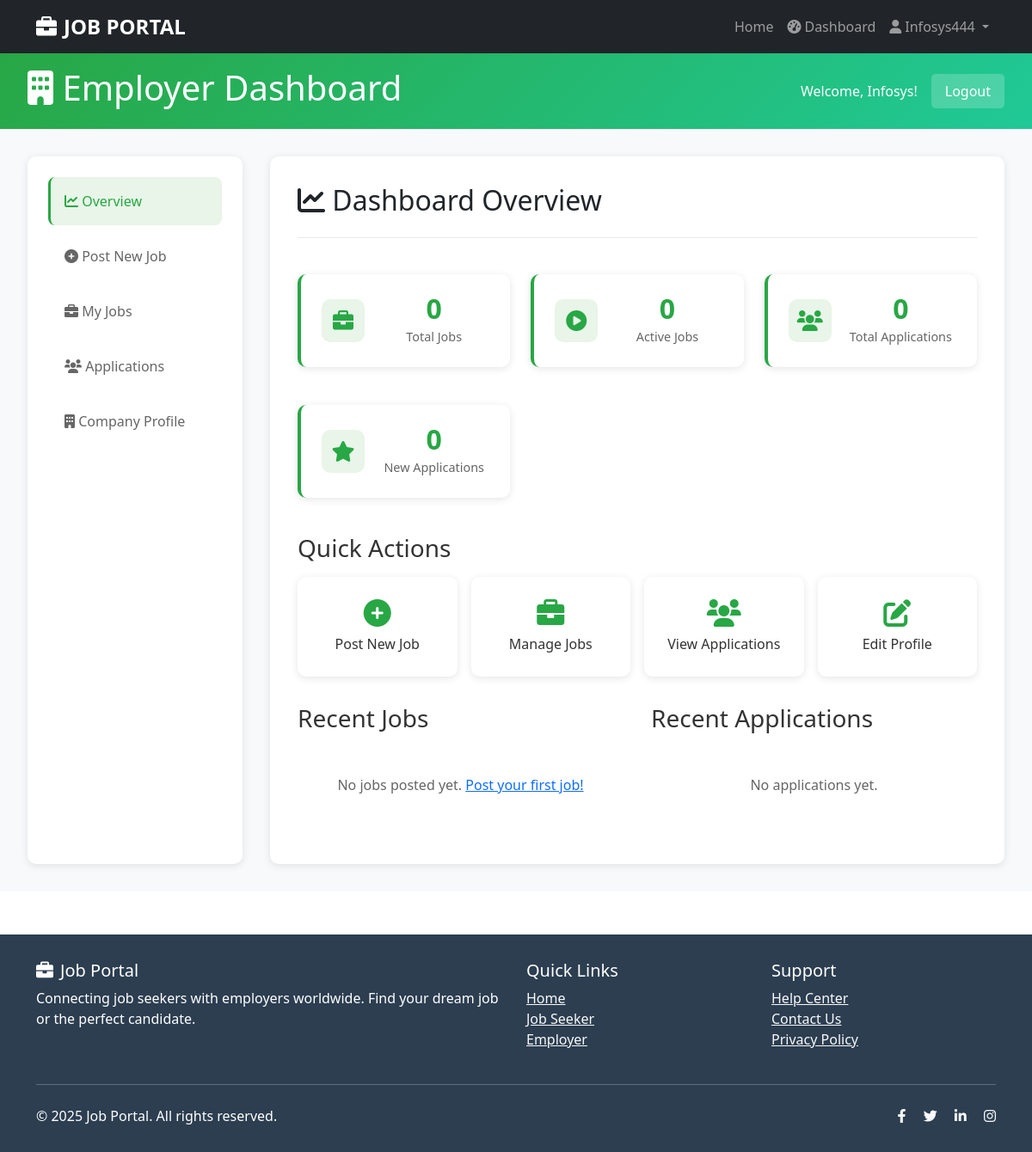
The page /users/dashboard/employer/ (signed in) on the database as committed earlier.
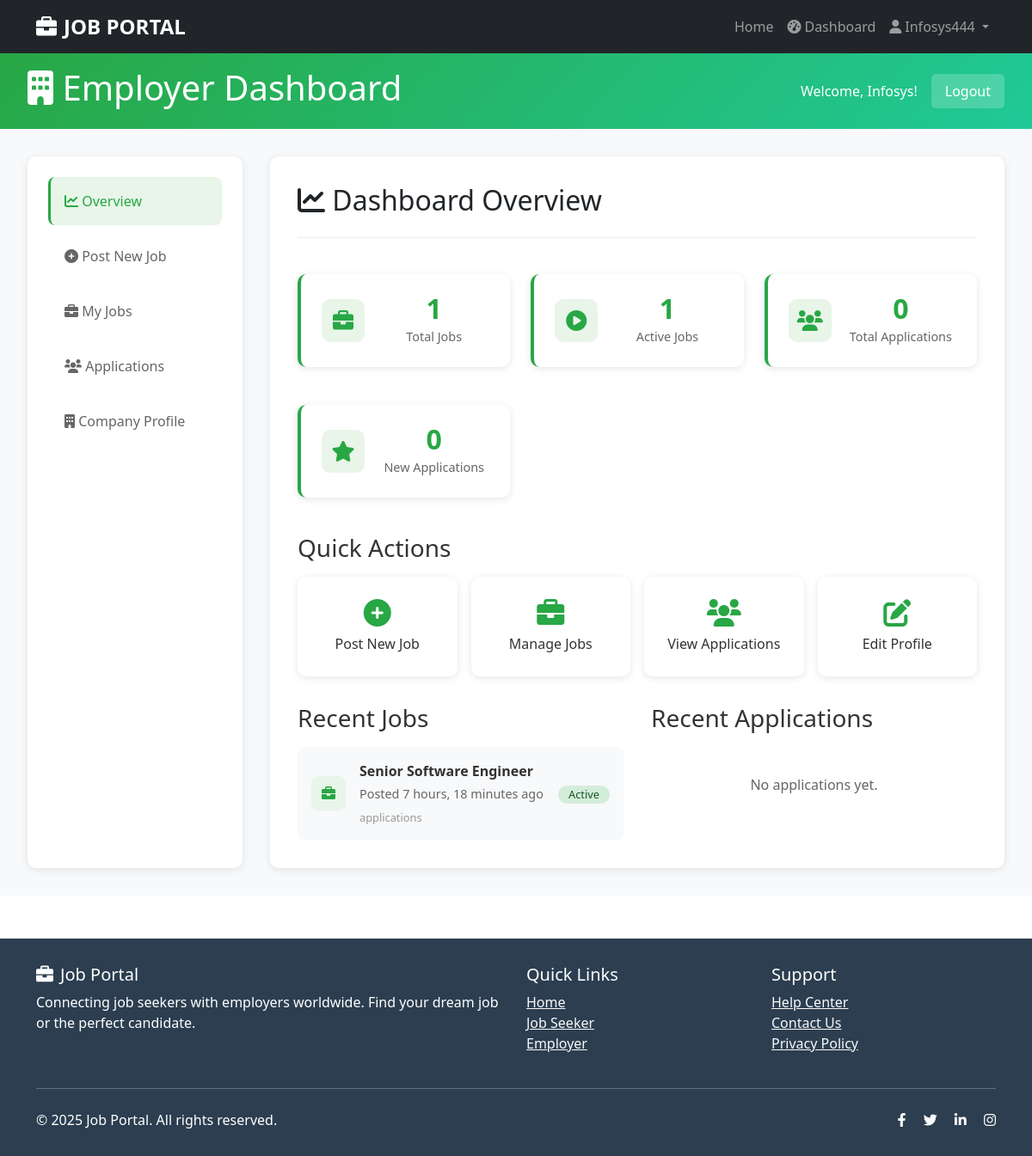
The same page on the database as committed later.
### jobs/models.py (models this page shows, shortened)
class Job(models.Model):
    JOB_TYPE_CHOICES = (
        ('full_time', 'Full Time'),
        ('part_time', 'Part Time'),
        ('contract', 'Contract'),
        ('internship', 'Internship'),
        ('remote', 'Remote'),
    )
    EXPERIENCE_LEVEL_CHOICES = (
        ('entry', 'Entry Level'),
        ('mid', 'Mid Level'),
        ('senior', 'Senior Level'),
    )
    employer = models.ForeignKey('users.Employer', on_delete=models.CASCADE)  # Use string reference
    title = models.CharField(max_length=200)
    department = models.CharField(max_length=100)
    location = models.CharField(max_length=100)
    job_type = models.CharField(max_length=20, choices=JOB_TYPE_CHOICES)
    experience_level = models.CharField(max_length=20, choices=EXPERIENCE_LEVEL_CHOICES)
    salary = models.CharField(max_length=100, blank=True)
    description = models.TextField()
    requirements = models.TextField()
    is_active = models.BooleanField(default=True)
    created_at = models.DateTimeField(auto_now_add=True)
    class Meta:
        ordering = ['-created_at']

### users/views.py (the view)
# urls.py: path('dashboard/employer/', views.employer_dashboard, name='employer_dashboard'),
@login_required
def employer_dashboard(request):
    if not hasattr(request.user, 'employer'):
        messages.error(request, 'Only employers can access this dashboard.')
        return redirect('dashboard')
    try:
        employer = request.user.employer
        total_jobs = Job.objects.filter(employer=employer).count()
        active_jobs = Job.objects.filter(employer=employer, is_active=True).count()
        total_applications = Application.objects.filter(job__employer=employer).count()
        new_applications = Application.objects.filter(
            job__employer=employer,
            status='applied'
        ).count()
        shortlisted_applications = Application.objects.filter(
            job__employer=employer,
            status='shortlisted'
        ).count()
        recent_jobs = Job.objects.filter(employer=employer).order_by('-created_at')[:5]
        recent_applications = Application.objects.filter(
            job__employer=employer
        ).select_related('job_seeker', 'job').order_by('-applied_date')[:5]
        context = {
            'employer': employer,
            'total_jobs': total_jobs,
            'active_jobs': active_jobs,
            'total_applications': total_applications,
            'new_applications': new_applications,
            'shortlisted_applications': shortlisted_applications,
            'recent_jobs': recent_jobs,
            'recent_applications': recent_applications,
        }
        return render(request, 'users/employer_dashboard.html', context)
    except Employer.DoesNotExist:
        messages.error(request, 'Employer profile not found.')
        return redirect('home')

### templates/users/employer_dashboard.html (shortened to what the changed rows need)
{% extends 'base.html' %}
{% block content %}
<div class="dashboard-container">
    <header class="dashboard-header">
        <div class="header-content">
            <h1><i class="fas fa-building"></i> Employer Dashboard</h1>
        </div>
    </header>
    <div class="dashboard-main">
        <main class="content-area">
            <section id="overview" class="content-section active">
                <div class="section-header">
                    <h2><i class="fas fa-chart-line"></i> Dashboard Overview</h2>
                </div>
                <div class="stats-grid">
                    <div class="stat-card">
                        <div class="stat-content">
                            <span class="stat-number">{{ total_jobs }}</span>
                            <span class="stat-label">Total Jobs</span>
                        </div>
                    </div>
                    <div class="stat-card">
                        <div class="stat-content">
                            <span class="stat-number">{{ active_jobs }}</span>
                            <span class="stat-label">Active Jobs</span>
                        </div>
                    </div>
                </div>
                <div class="recent-activity">
                    <div class="activity-section">
                        <div class="activity-list">
                            {% if recent_jobs %}
                                {% for job in recent_jobs %}
                                <div class="activity-item">
                                    <div class="activity-icon">
                                        <i class="fas fa-briefcase"></i>
                                    </div>
                                    <div class="activity-content">
                                        <strong>{{ job.title }}</strong>
                                        <span>Posted {{ job.created_at|timesince }} ago</span>
                                        <small>{{ job.application_count }} applications</small>
                                    </div>
                                    <div class="activity-status">
                                        <span class="badge {% if job.is_active %}active{% else %}inactive{% endif %}">
                                            {% if job.is_active %}Active{% else %}Inactive{% endif %}
                                        </span>
                                    </div>
                                </div>
                                {% endfor %}
                            {% else %}
                                <div class="no-activity">
                                    <p>No jobs posted yet. <a href="{% url 'post_job' %}">Post your first job!</a></p>
                                </div>
                            {% endif %}
                        </div>
                    </div>
                </div>
            </section>
        </main>
    </div>
</div>
{% endblock %}

Rows that differ between the two databases and show on the page:
added Job: title "Senior Software Engineer", created_at "7 hours, 18 minutes", is_active "Active"
Other text that changed with them:
{{ total_jobs }}: "0" → "1"
{{ active_jobs }}: "0" → "1"
text no longer shown: "No jobs posted yet. Post your first job!"
